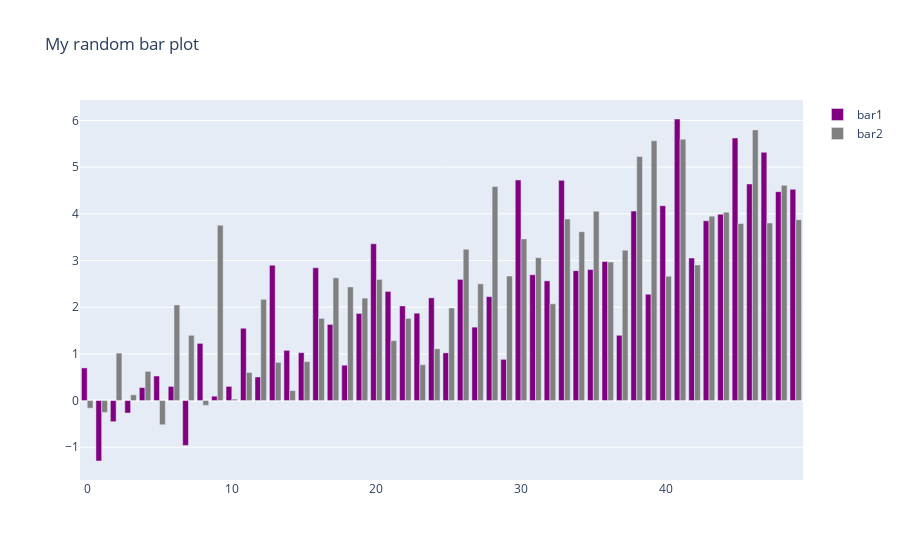

The cell this chart's notebook holds for it:
### Code cell
# plot with add_trace(go.Bar)

fig = go.Figure()
fig.add_trace(go.Bar(x=df["x"], y=df["y1"], name="bar1", marker_color='purple'))
fig.add_trace(go.Bar(x=df["x"], y=df["y2"], name="bar2", marker_color='grey'))
fig.layout.title = 'My random bar plot'
fig.show()
